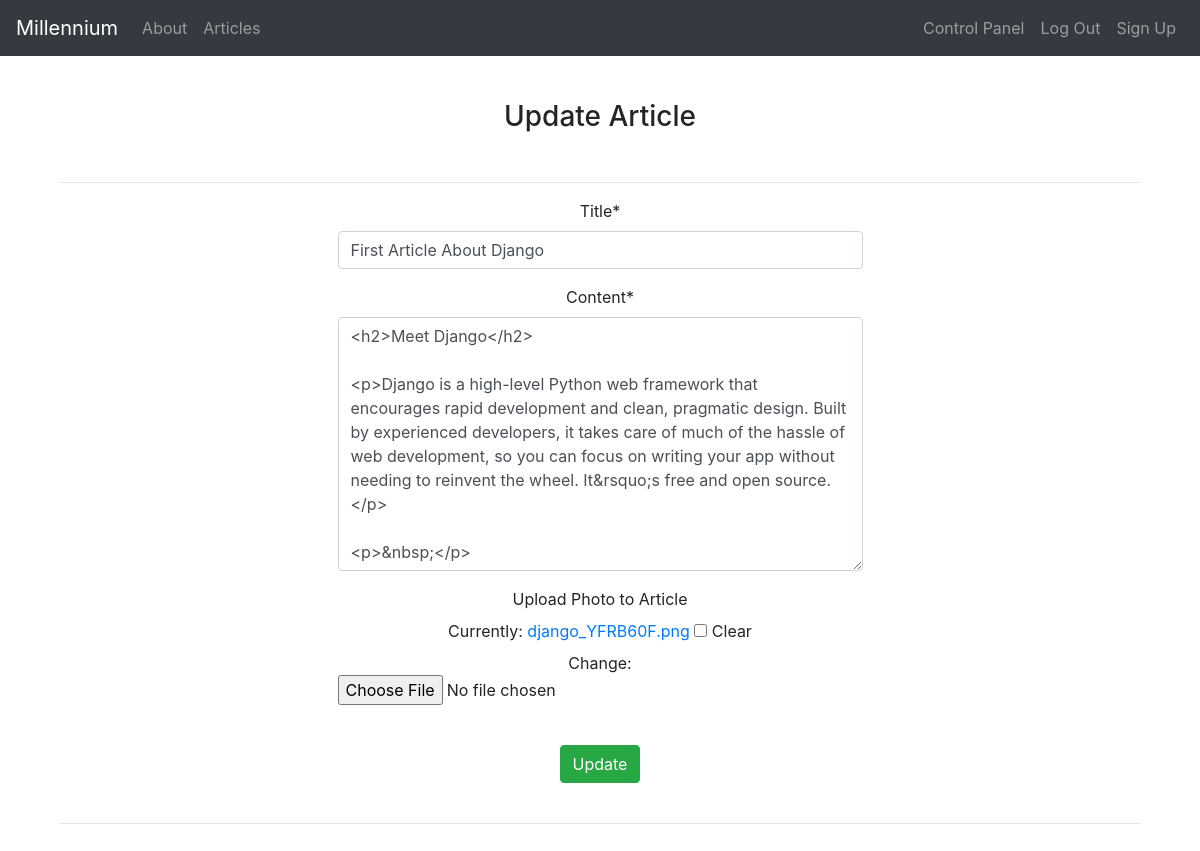
Page /articles/update/28 (signed in) on the committed database.
### article/models.py (models this page shows, shortened)
class Article(models.Model):
    author = models.ForeignKey("auth.User", on_delete=models.CASCADE)          # Bu alan auth.User tablosuna atıfta bulunuyoruz, on_delete = models.CASCADE user silinirse kullanıcının bütün makaleleri silinir
    title = models.CharField(max_length=50)
    content = RichTextField()
    created_date = models.DateTimeField(auto_now_add=True)                     # verbose_name = "" // tırnak içerisinde yazdığımız değeri yazar
    article_image = models.FileField(blank=True, null= True, verbose_name='Upload Photo to Article')
    class Meta:                             # sıralama için django Model Meta options ordering
        ordering = ['-created_date']

### article/views.py (the view)
# urls.py: path('update/<int:id>', views.updateArticle, name= 'update'),
@login_required(login_url='user:login')
def updateArticle(request, id):
    article = get_object_or_404(Article, id = id)
    form = ArticleForm(request.POST or None, request.FILES or None, instance=article)
    if form.is_valid():
        article = form.save(commit=False)
        article.author = request.user
        article.save()
        messages.success(request, 'Article has updated successfully.')
        return redirect('article:dashboard')
    return render(request, 'update.html',{'form':form})

### article/forms.py
class ArticleForm(forms.ModelForm):
    class Meta:
        model = Article
        fields = ['title', 'content', 'article_image']

### templates/update.html (shortened to what this page needs)
{% extends "layout.html" %}
{% block body %}
{% load crispy_forms_tags %}
    <div style = "margin-top : 100px", class = 'container text-center'>
        <h3>Update Article</h3>
        <br><hr>
        <div class="row">
            <div class="col-md-6 offset-md-3">
                <form method = 'post' enctype="multipart/form-data">
                    {{form|crispy}}
                    <br>
                    <button type = 'submit' class = 'btn btn-success'>Update</button>
                </form>
            </div>
        </div>
        <br><hr>
    </div>
{% endblock body %}

### rows in the picture
Article: title "First Article About Django", content "<h2>Meet Django</h2> <p>Django is a high-level Python web framework that encourages rapid development and clean, pragmatic design. Built by experienced developers, it takes care of much of the hassle of web development, so you can focus on writing your app without needing to reinvent the wheel. It&rsquo;s free and open source.</p> <p>&nbsp;</p>"
